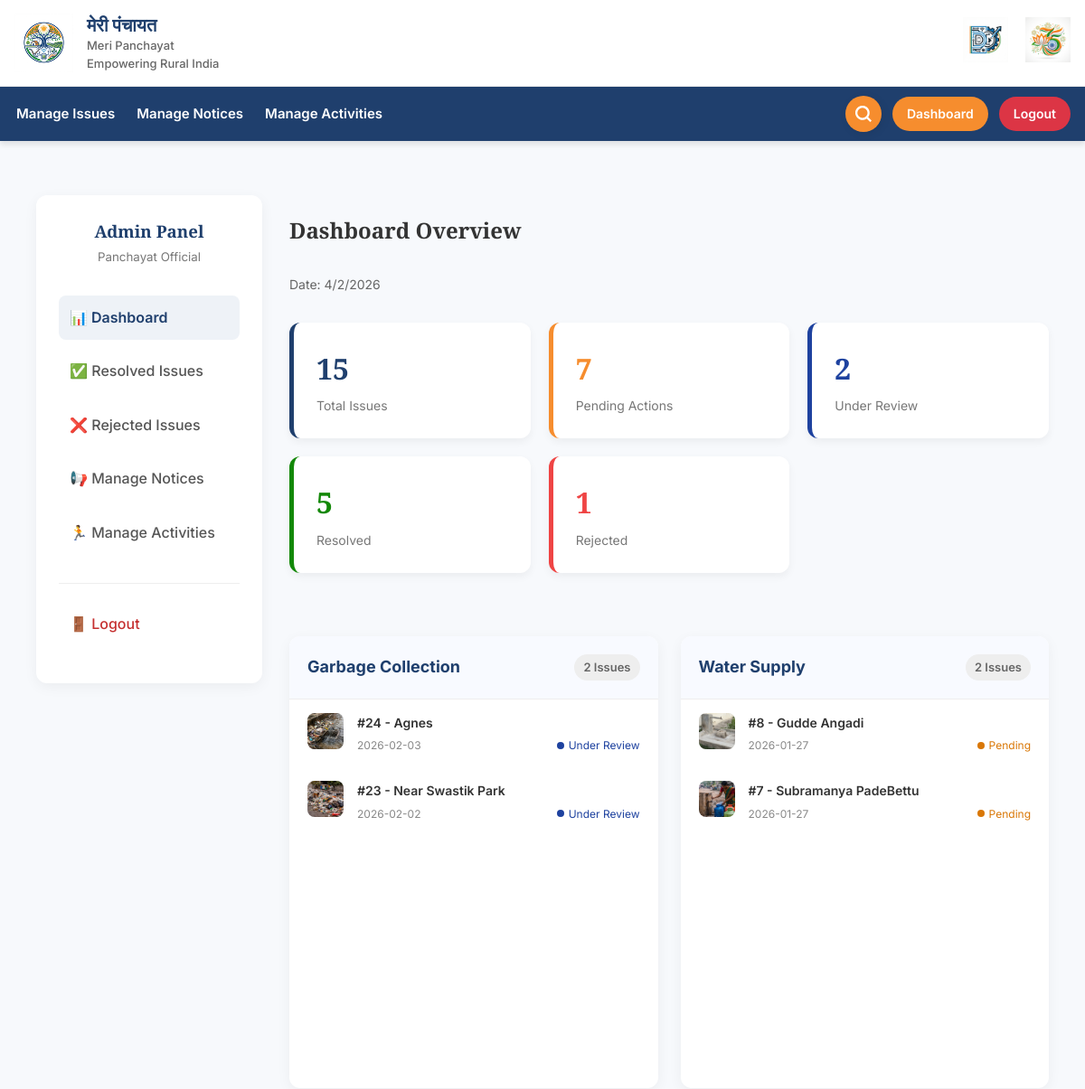
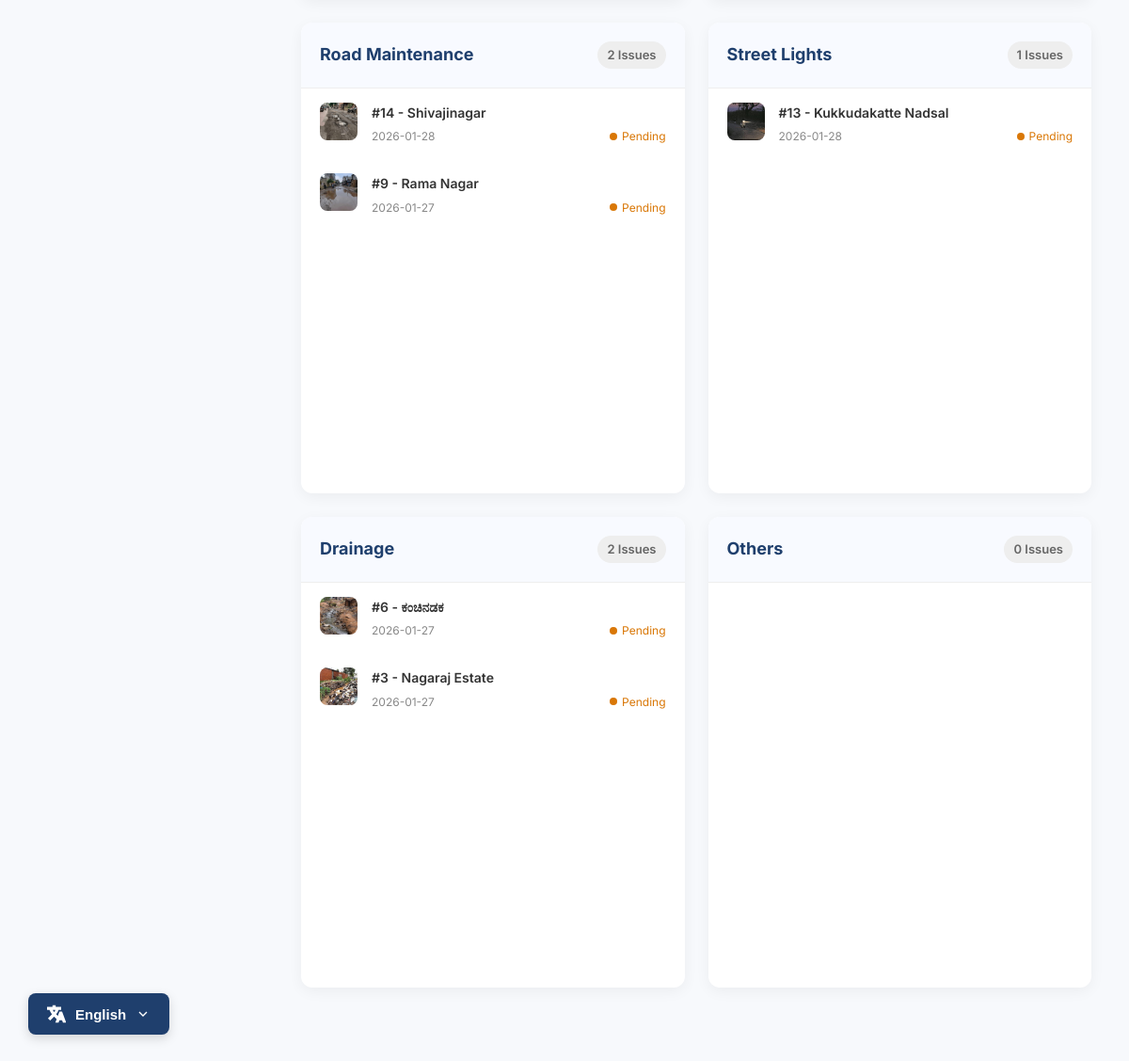
Page /admin (signed in) on the committed database (2 pictures, top to bottom).
### tables this page shows
CREATE TABLE issues (
        id INTEGER PRIMARY KEY AUTOINCREMENT,
        tracking_id TEXT UNIQUE,
        panchayath_id INTEGER,
        category TEXT,
        description TEXT,
        location TEXT,
        photo_path TEXT,
        status TEXT DEFAULT 'Pending',
        rejection_reason TEXT,
        created_at DATETIME DEFAULT CURRENT_TIMESTAMP
    , user_id INTEGER, reporter_name TEXT);

### app.py (the view)
@app.route("/admin")
@login_required
def admin_dashboard():
    pid = session.get("panchayath_id")
    print(f"DEBUG ADMIN DASHBOARD: Session PID = {pid}")
    conn = connect_db()
    issues_rows = conn.execute("""
        SELECT i.*, COALESCE(i.reporter_name, u.name, 'Anonymous') as reporter_name
        FROM issues i
        LEFT JOIN users u ON i.user_id = u.id
        WHERE i.panchayath_id = ? AND i.status != 'Completed' AND i.status != 'Rejected'
        ORDER BY i.created_at DESC
    """, (pid,)).fetchall()
    print(f"DEBUG ADMIN DASHBOARD: Found {len(issues_rows)} active rows in DB for PID {pid}")
    issues = [dict(row) for row in issues_rows]
    grouped_issues = {cat: [] for cat in CATEGORIES}
    for issue in issues:
        cat = issue.get('category')
        print(f"DEBUG ADMIN DASHBOARD: Processing issue {issue['id']} with category '{cat}'")
        if cat in grouped_issues:
            grouped_issues[cat].append(issue)
        else:
            print(f"DEBUG ADMIN DASHBOARD: Category '{cat}' not found in CATEGORIES list!")
            grouped_issues.setdefault("Others", []).append(issue)
    stats = {
        "total": conn.execute("SELECT COUNT(*) FROM issues WHERE panchayath_id = ?", (pid,)).fetchone()[0],
        "resolved": conn.execute("SELECT COUNT(*) FROM issues WHERE panchayath_id = ? AND status = 'Completed'", (pid,)).fetchone()[0],
        "pending": conn.execute("SELECT COUNT(*) FROM issues WHERE panchayath_id = ? AND status = 'Pending'", (pid,)).fetchone()[0],
        "under_review": conn.execute("SELECT COUNT(*) FROM issues WHERE panchayath_id = ? AND status = 'Under Review'", (pid,)).fetchone()[0],
        "rejected": conn.execute("SELECT COUNT(*) FROM issues WHERE panchayath_id = ? AND status = 'Rejected'", (pid,)).fetchone()[0]
    }
    conn.close()
    return render_template("admin/dashboard.html", issues_by_category=grouped_issues, stats=stats)

### app.py (called while the page is built)
def _get_text(key):
    lang = session.get("lang", "en")
    return TRANSLATIONS.get(lang, TRANSLATIONS["en"]).get(key, key)

@app.context_processor
def inject_get_text():
    return dict(get_text=_get_text)

def login_required(f):
    @wraps(f)
    def decorated_function(*args, **kwargs):
        if "admin_id" not in session:
            flash(_get_text("flash_login_required"), "warning")
            return redirect(url_for("admin_login"))
        return f(*args, **kwargs)
    return decorated_function

### templates/admin/dashboard.html (shortened to what this page needs)
{% extends "base.html" %}
{% block css %}
<link rel="stylesheet" href="{{ url_for('static', filename='css/dashboard.css') }}">
{% endblock %}
{% block content %}
<div class="admin-dashboard-container">
  <aside class="admin-sidebar">
    <div style="text-align: center; margin-bottom: 30px;">
      <h3 style="color: var(--primary-color); margin: 0; font-family: var(--font-serif);">{{ get_text('admin_panel') }}
      </h3>
      <small style="color: #777;">{{ get_text('official_panchayat') }}</small>
    </div>
    <nav class="admin-nav">
      <ul style="list-style: none; padding: 0;">
        <li>
          <a href="{{ url_for('admin_dashboard') }}" class="active">
            📊 {{ get_text('dashboard') }}
          </a>
        </li>
        <li>
          <a href="{{ url_for('admin_completed_issues') }}">
            ✅ {{ get_text('resolved_issues') }}
          </a>
        </li>
        <li>
          <a href="{{ url_for('admin_rejected_issues') }}">
            ❌ {{ get_text('rejected_issues') }}
          </a>
        </li>
        <li>
          <a href="{{ url_for('admin_notices') }}">
            📢 {{ get_text('manage_notices_nav') }}
          </a>
        </li>
        <li>
          <a href="{{ url_for('admin_activities') }}">
            🏃 {{ get_text('manage_activities_nav') }}
          </a>
        </li>
        <li style="margin-top: 30px; border-top: 1px solid #eee; padding-top: 20px;">
          <a href="{{ url_for('admin_logout') }}" style="color: #c53030;">
            🚪 {{ get_text('logout') }}
          </a>
        </li>
      </ul>
    </nav>
  </aside>
  <main class="dashboard-main">
    <h2 style="margin: 0; color: #333;">{{ get_text('dashboard_overview') }}</h2>
    <span style="font-size: 14px; color: #666;" id="currentDate"></span>
    <div class="dashboard-stats">
      <div class="stat-card primary">
        <h3>{{ stats.total }}</h3>
        <p>{{ get_text('total_issues') }}</p>
      </div>
      <div class="stat-card secondary">
        <h3>{{ stats.pending }}</h3>
        <p>{{ get_text('pending_actions') }}</p>
      </div>
      <div class="stat-card info">
        <h3>{{ stats.under_review }}</h3>
        <p>{{ get_text('under_review') }}</p>
      </div>
      <div class="stat-card accent">
        <h3>{{ stats.resolved }}</h3>
        <p>{{ get_text('resolved') }}</p>
      </div>
      <div class="stat-card danger">
        <h3>{{ stats.rejected }}</h3>
        <p>{{ get_text('Rejected') }}</p>
      </div>
    </div>
    <div class="department-grid">
      {% for category, dept_issues in issues_by_category.items() %}
      <div class="department-card">
        <div class="department-header">
          <h3>{{ get_text(category) }}</h3>
          <span
            style="font-size: 13px; font-weight: 600; color: #666; background: #eee; padding: 4px 10px; border-radius: 20px;">
            {{ dept_issues|length }} {{ get_text('issues_count_suffix') }}
          </span>
        </div>
        <div class="issue-list-scroll">
          {% for i in dept_issues %}
          <a href="{{ url_for('admin_issue_detail', issue_id=i.id) }}" style="text-decoration: none;">
            <div class="dept-issue-item">
              <div class="dept-issue-icon">
                {% if i.photo_path %}
                <img src="{{ url_for('static', filename=i.photo_path) }}"
                  style="width: 100%; height: 100%; object-fit: cover; border-radius: 8px;">
                {% else %}
                📄
                {% endif %}
              </div>
              <div class="dept-issue-content">
                <span class="dept-issue-title">#{{ i.id }} - {{ i.location }}</span>
                <div class="dept-issue-meta">
                  <span>{{ i.created_at[:10] }}</span>
                  <span style="display: flex; align-items: center;">
                    <span class="status-dot" style="
                      {% if i.status == 'Completed' %} background: #047857;
                      {% elif i.status == 'Rejected' %} background: #ef4444;
                      {% elif i.status == 'Under Review' %} background: #1e429f;
                      {% else %} background: #d97706; {% endif %}"></span>
                    <span style="
                      {% if i.status == 'Completed' %} color: #047857;
                      {% elif i.status == 'Rejected' %} color: #ef4444;
                      {% elif i.status == 'Under Review' %} color: #1e429f;
                      {% else %} color: #d97706; {% endif %}">
                      {{ i.status }}
                    </span>
                  </span>
                </div>
              </div>
            </div>
          </a>
          {% endfor %}
        </div>
      </div>
      {% else %}
      <div
        style="grid-column: 1/-1; text-align: center; padding: 50px; background: white; border-radius: 12px; color: #777;">
        <h3>{{ get_text('no_issues_found_admin') }}</h3>
        <p>{{ get_text('no_issues_desc_admin') }}</p>
      </div>
      {% endfor %}
    </div>
  </main>
</div>
{% endblock %}

### static/css/layout.css (style rules this page uses)
:root { --primary-color: #1f3f6d; --secondary-color: #f68d2e; --accent-color: #138808; --text-color: #333; --bg-color: #f7f9fc; --white: #ffffff; --font-main: 'Inter', sans-serif; --font-serif: 'Playfair Display', serif; }
* { box-sizing: border-box; }
html { scroll-behavior: smooth; }
body { margin: 0; font-family: var(--font-main); background: var(--bg-color); color: var(--text-color); line-height: 1.6; font-size: 16px; -webkit-font-smoothing: antialiased; -moz-osx-font-smoothing: grayscale; }
h1, h2, h3, h4, h5, h6 { font-family: var(--font-serif); font-weight: 700; margin-top: 0; color: var(--primary-color); }
main { padding: 20px 0; min-height: 60vh; }

### static/css/dashboard.css (style rules this page uses)
.admin-dashboard-container { display: grid; grid-template-columns: 250px 1fr; gap: 30px; padding: 40px; min-height: 80vh; max-width: 1400px; margin: auto; }
.admin-sidebar { background: var(--white); padding: 25px; border-radius: 12px; box-shadow: 0 4px 15px rgba(0, 0, 0, 0.05); height: fit-content; }
.admin-nav ul { list-style: none; padding: 0; }
.admin-nav li { margin-bottom: 10px; }
.admin-nav a { display: block; padding: 12px; color: #555; text-decoration: none; transition: 0.2s; border-radius: 8px; font-weight: 500; }
.admin-nav a.active { background: #eef2f7; color: var(--primary-color); font-weight: 600; }
.dashboard-main { display: grid; gap: 30px; }
.dashboard-stats { display: grid; grid-template-columns: repeat(auto-fit, minmax(200px, 1fr)); gap: 20px; margin-bottom: 40px; }
.stat-card { background: var(--white); padding: 25px; border-radius: 12px; box-shadow: 0 4px 10px rgba(0, 0, 0, 0.05); border-left: 5px solid transparent; }
.stat-card h3 { margin: 0; font-size: 32px; }
.stat-card p { margin: 5px 0 0; color: #777; font-size: 14px; }
.stat-card.primary { border-left-color: var(--primary-color); }
.stat-card.primary h3 { color: var(--primary-color); }
.stat-card.secondary { border-left-color: var(--secondary-color); }
.stat-card.secondary h3 { color: var(--secondary-color); }
.stat-card.accent { border-left-color: var(--accent-color); }
.stat-card.accent h3 { color: var(--accent-color); }
.stat-card.danger { border-left-color: #ef4444; }
.stat-card.danger h3 { color: #ef4444; }
.stat-card.info { border-left-color: #1e429f; }
.stat-card.info h3 { color: #1e429f; }
.department-grid { display: grid; grid-template-columns: repeat(auto-fit, minmax(350px, 1fr)); gap: 25px; }
.department-card { background: var(--white); border-radius: 12px; box-shadow: 0 4px 15px rgba(0, 0, 0, 0.05); overflow: hidden; display: flex; flex-direction: column; height: 500px; }
.department-header { padding: 20px; background: #f8faff; border-bottom: 1px solid #eee; display: flex; justify-content: space-between; align-items: center; }
.department-header h3 { margin: 0; color: var(--primary-color); font-size: 18px; font-family: var(--font-main); font-weight: 700; }
.issue-list-scroll { overflow-y: auto; flex: 1; padding: 0; }
.dept-issue-item { padding: 15px 20px; border-bottom: 1px solid #f0f0f0; transition: background 0.2s; display: flex; gap: 15px; }
.dept-issue-item:last-child { border-bottom: none; }
.dept-issue-icon { width: 40px; height: 40px; background: #f0f0f0; border-radius: 8px; display: flex; align-items: center; justify-content: center; font-size: 18px; flex-shrink: 0; }
.dept-issue-content { flex: 1; }
.dept-issue-title { font-size: 14px; font-weight: 600; color: #333; margin-bottom: 4px; display: block; }
.dept-issue-meta { font-size: 12px; color: #888; display: flex; justify-content: space-between; align-items: center; }
.status-dot { height: 8px; width: 8px; border-radius: 50%; display: inline-block; margin-right: 5px; }

### rows in the picture
issues: photo_path (picture), id "24", location "Agnes", created_at "2026-02-03", status "Under Review"
issues: photo_path (picture), id "23", location "Near Swastik Park", created_at "2026-02-02", status "Under Review"
issues: photo_path (picture), id "8", location "Gudde Angadi", created_at "2026-01-27", status "Pending"
issues: photo_path (picture), id "7", location "Subramanya PadeBettu", created_at "2026-01-27", status "Pending"
issues: photo_path (picture), id "14", location "Shivajinagar", created_at "2026-01-28", status "Pending"
issues: photo_path (picture), id "9", location "Rama Nagar", created_at "2026-01-27", status "Pending"
issues: photo_path (picture), id "13", location "Kukkudakatte Nadsal", created_at "2026-01-28", status "Pending"
issues: photo_path (picture), id "6", location "ಕಂಚಿನಡಕ", created_at "2026-01-27", status "Pending"
issues: photo_path (picture), id "3", location "Nagaraj Estate", created_at "2026-01-27", status "Pending"

### other values in the picture
{{ get_text('brand_name_hindi') }} "मेरी पंचायत"
{{ get_text('brand_name_en') }} "Meri Panchayat"
{{ get_text('brand_tagline') }} "Empowering Rural India"
{{ get_text('manage_issues') }} "Manage Issues"
{{ get_text('manage_notices') }} "Manage Notices"
{{ get_text('manage_activities') }} "Manage Activities"
{{ get_text('dashboard') }} "Dashboard"
{{ get_text('logout') }} "Logout"
{{ get_text('admin_panel') }} "Admin Panel"
{{ get_text('official_panchayat') }} "Panchayat Official"
{{ get_text('resolved_issues') }} "Resolved Issues"
{{ get_text('rejected_issues') }} "Rejected Issues"
{{ get_text('manage_notices_nav') }} "Manage Notices"
{{ get_text('manage_activities_nav') }} "Manage Activities"
{{ get_text('dashboard_overview') }} "Dashboard Overview"
